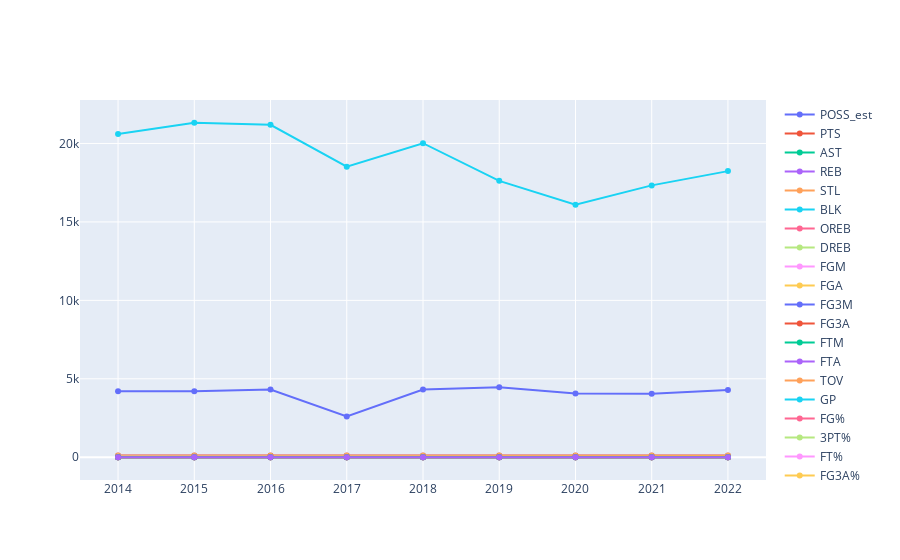

Notebook code for this chart:
### Code cell
change_per100_df = change_df.copy()

for col in change_per100_df.columns[3:17]:
    change_per100_df[col] = change_per100_df[col]/change_per100_df['POSS_est']*100
    
change_per100_df.drop(columns='MIN', inplace=True)

change_per100_df

fig = go.Figure()
for col in change_per100_df.columns[1:]:
   fig.add_trace(go.Scatter(x=change_per100_df['season_start_year'],
                            y=change_per100_df[col], name=col))
    
fig.show()
